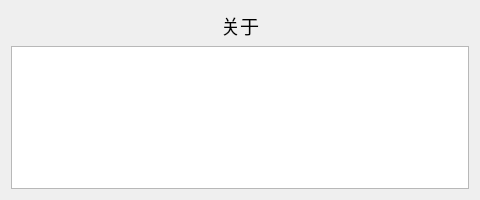
<?xml version="1.0" encoding="UTF-8"?>
<ui version="4.0">
 <class>AboutWiindow</class>
 <widget class="QWidget" name="AboutWiindow">
  <property name="geometry">
   <rect>
    <x>0</x>
    <y>0</y>
    <width>480</width>
    <height>200</height>
   </rect>
  </property>
  <property name="minimumSize">
   <size>
    <width>480</width>
    <height>200</height>
   </size>
  </property>
  <property name="maximumSize">
   <size>
    <width>480</width>
    <height>200</height>
   </size>
  </property>
  <property name="contextMenuPolicy">
   <enum>Qt::DefaultContextMenu</enum>
  </property>
  <property name="windowTitle">
   <string>关于</string>
  </property>
  <property name="windowIcon">
   <iconset>
    <normaloff>../icon/info.png</normaloff>../icon/info.png</iconset>
  </property>
  <layout class="QVBoxLayout" name="verticalLayout">
   <item>
    <widget class="QLabel" name="aboutLabel">
     <property name="font">
      <font>
       <pointsize>14</pointsize>
      </font>
     </property>
     <property name="text">
      <string>关于</string>
     </property>
     <property name="alignment">
      <set>Qt::AlignCenter</set>
     </property>
    </widget>
   </item>
   <item>
    <widget class="QTextBrowser" name="textBrowser">
     <property name="verticalScrollBarPolicy">
      <enum>Qt::ScrollBarAlwaysOff</enum>
     </property>
     <property name="horizontalScrollBarPolicy">
      <enum>Qt::ScrollBarAlwaysOff</enum>
     </property>
     <property name="markdown">
      <string/>
     </property>
     <property name="html">
      <string>&lt;!DOCTYPE HTML PUBLIC &quot;-//W3C//DTD HTML 4.0//EN&quot; &quot;http://www.w3.org/TR/REC-html40/strict.dtd&quot;&gt;
&lt;html&gt;&lt;head&gt;&lt;meta name=&quot;qrichtext&quot; content=&quot;1&quot; /&gt;&lt;meta charset=&quot;utf-8&quot; /&gt;&lt;style type=&quot;text/css&quot;&gt;
p, li { white-space: pre-wrap; }
hr { height: 1px; border-width: 0; }
li.unchecked::marker { content: &quot;\2610&quot;; }
li.checked::marker { content: &quot;\2612&quot;; }
&lt;/style&gt;&lt;/head&gt;&lt;body style=&quot; font-family:'Microsoft YaHei UI'; font-size:9pt; font-weight:400; font-style:normal;&quot;&gt;
&lt;p style=&quot;-qt-paragraph-type:empty; margin-top:0px; margin-bottom:0px; margin-left:0px; margin-right:0px; -qt-block-indent:0; text-indent:0px;&quot;&gt;&lt;br /&gt;&lt;/p&gt;&lt;/body&gt;&lt;/html&gt;</string>
     </property>
     <property name="openExternalLinks">
      <bool>true</bool>
     </property>
     <property name="openLinks">
      <bool>true</bool>
     </property>
    </widget>
   </item>
  </layout>
 </widget>
 <resources/>
 <connections/>
</ui>
